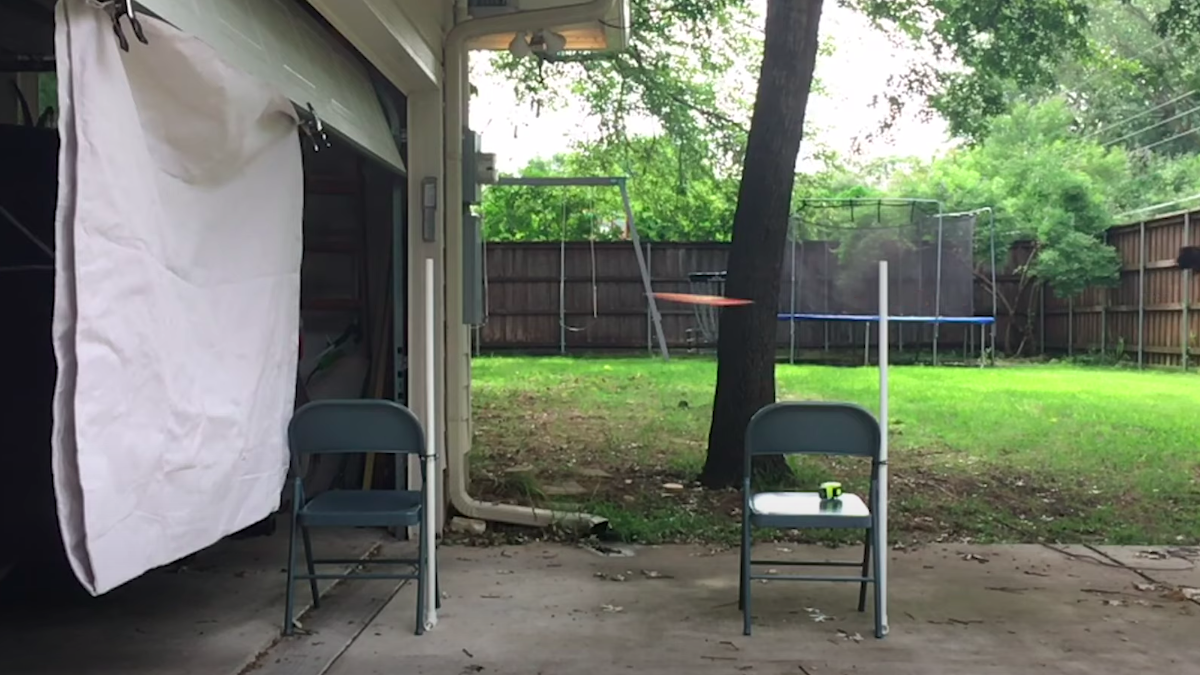
#> input picture test/diff1.png, 1200 x 675 px
$ python get_diff.py
#> lines starting #> are read from the running program, lines starting #| are printed output that depends on the picture; after the words box and inside, x2 and y2 are one past the last pixel; in counts of white or black regions, pixels touching at a corner belong together
#> further down, img1 is the input picture: shape (675, 1200, 3); mean B, G, R 103.7, 119.4, 112
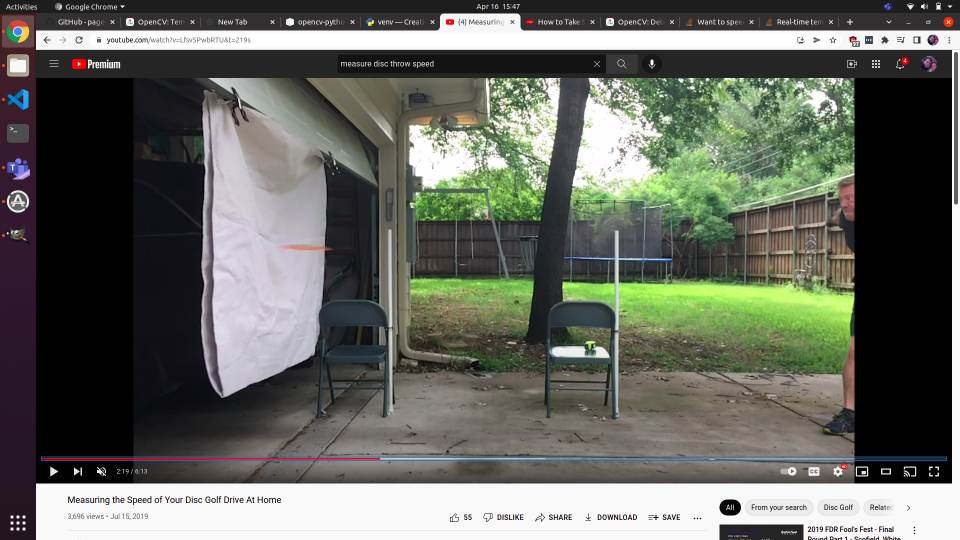
#> input picture test/diff2.png, 1920 x 1080 px (shown at 1/2 size)
#> further down, img2 is the input picture: shape (1080, 1920, 3); mean B, G, R 96.4, 104.4, 101.8
### tools.py
from collections import namedtuple
import math
import time
import numpy as np
import cv2


def crop_roi(img, roi):
#> called with roi = (110, 103, 813, 371)
    return img[int(roi[1]):int(roi[1]+roi[3]), int(roi[0]):int(roi[0]+roi[2])]
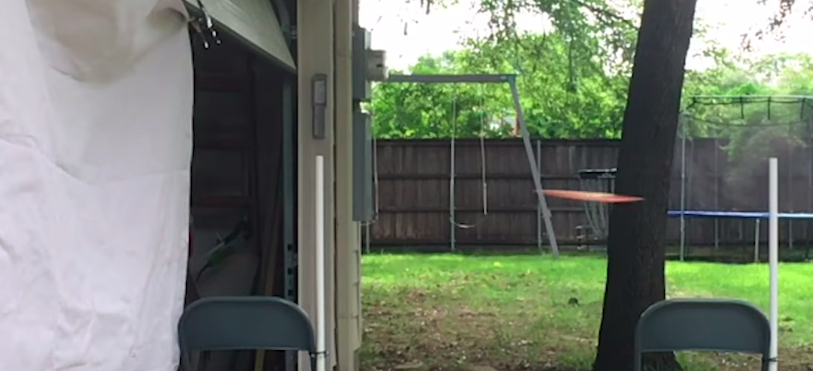
#> returned value: shape (371, 813, 3); mean of channels 0, 1, 2 111, 125, 116.6; drawn as B, G, R
#> call 2 of crop_roi, with roi = (110, 103, 813, 371)
#> in crop_roi (call 2), `return img[int(roi[1]):int(roi[1]+roi[3]), int(roi[0]):int(roi[0]+roi[..`:
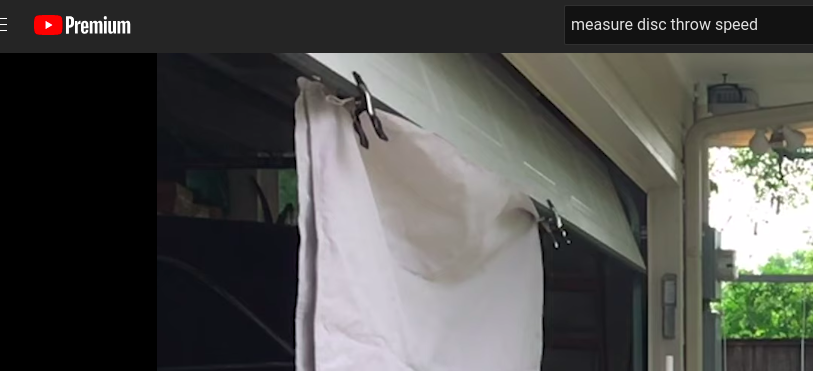
#> returned value: shape (371, 813, 3); mean of channels 0, 1, 2 76.2, 79.2, 79.2; drawn as B, G, R

def tuple_int(tpl):
    return tuple([int(x) for x in tpl])

def midpoint(pt1, pt2):
	return (int((pt1[0] + pt2[0]) * 0.5), int((pt1[1] + pt2[1]) * 0.5))

def angle(pt1, pt2):
    return math.tan((pt2[1]-pt1[1]) * 1. / (pt2[0]-pt1[0]))

def distance(pt1, pt2):
    return np.linalg.norm(np.asarray(pt1)-np.asarray(pt2))

class CircularTimeBuffer:
    # [12 lines left out: functions __init__, add, not called in this run]

    def get_prev(self, n=1):
        return self.data[(self.spot -n) % self.max_len]

    def get_prev_time(self, n=1):
        return self.time[(self.spot - n) % self.max_len]

    # [6 lines left out: function get_two, not called in this run]

    def is_full(self):
        return all([x is not None for x in self.data])

class CaptureWrapper:
    def __init__(self, cap):
        self.cap = cap

    # [6 lines left out: function read, not called in this run]


def angle(p1, p2):
    return math.tan(-1 * (p2.y-p1.y)/(p2.x-p1.x))

Point = namedtuple("Point", ["x", "y"])

### get_diff.py
import cv2
from tools import crop_roi, distance, Point
import imutils
import heapq

def process_imgs(img1, img2):
    img_diff = cv2.absdiff(img1, img2)
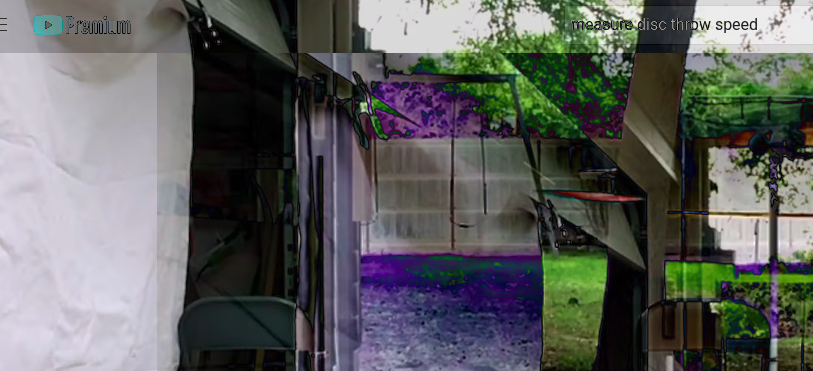
#> img_diff: shape (371, 813, 3); mean of channels 0, 1, 2 94.7, 96.8, 95.2; drawn as B, G, R
    gray_diff = cv2.cvtColor(img_diff, cv2.COLOR_BGR2GRAY)
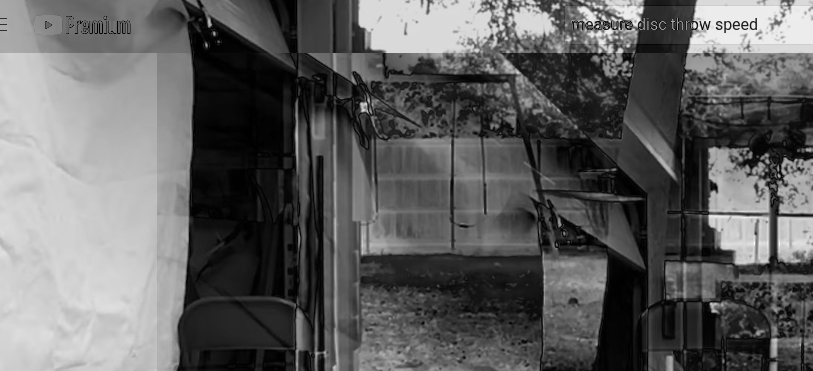
#> gray_diff: shape (371, 813); min 0, max 254, mean 96.1
    dilated = cv2.dilate(gray_diff, None, iterations=1)
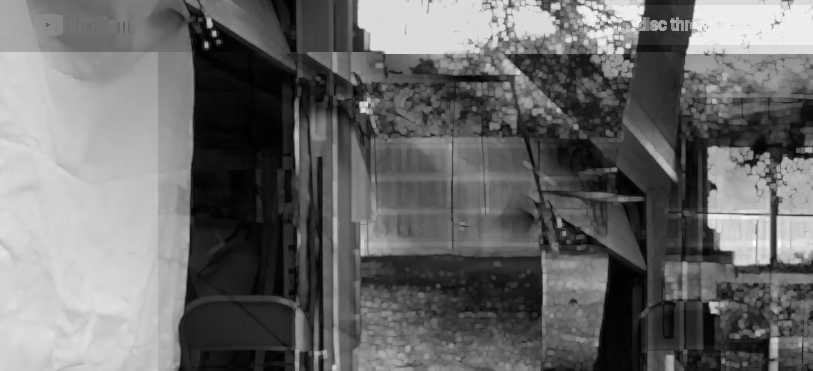
#> dilated: shape (371, 813); min 0, max 254, mean 105.9
    blurred = cv2.GaussianBlur(dilated, (9, 9), 0)
    (T, threshold) = cv2.threshold(blurred, 30, 255, cv2.THRESH_BINARY)
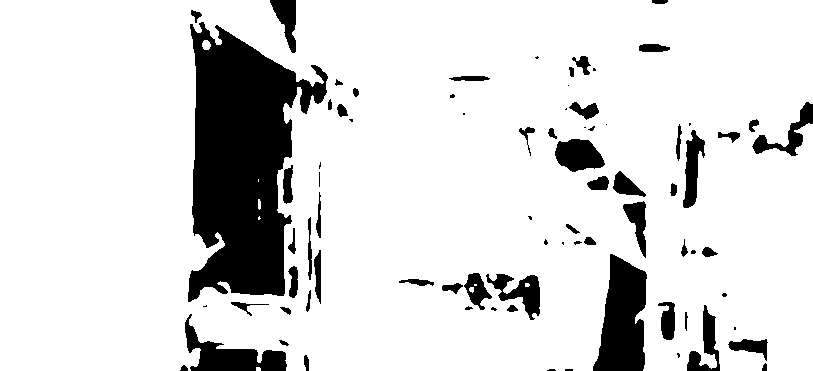
#> threshold: shape (371, 813); 86% white; 79 black regions (25 under 20 px)
    return threshold

def get_diff(img1, img2):
    """Takes two images finds the difference and returns the distance in pixels between two discs

    img2
       (cv2.Mat): Second Image to compar
       e

    Returns:
        (float, bool): The distance between discs and if at least one disc found.
    """
    processed_img = process_imgs(img1, img2)

    contours = cv2.findContours(processed_img, cv2.RETR_EXTERNAL, cv2.CHAIN_APPROX_SIMPLE)
#> contours = 2 contours, 1 with area under 20; largest, box (x1, y1, x2, y2) and area: (0, 0, 813, 371) 290625
    contours = imutils.grab_contours(contours)

    heap = []
	# compute the center of the contour
    for c in contours:
        m = cv2.moments(c)
        area = cv2.contourArea(c)

        # filter out small contours
        if area < 100:
            continue

        cX = int(m["m10"] / m["m00"])
        cY = int(m["m01"] / m["m00"])
        heapq.heappush(heap, (area, Point(cX, cY)))
#> this loop made 2 passes
#> (area, cX, cY) on pass 2: (290625, 402, 181)

    if len(heap) >= 2:
        center1 = heapq.heappop(heap)[1]
        center2 = heapq.heappop(heap)[1]
        return distance(center1, center2), True, (center1, center2)
    if len(heap) == 1:
        return None, True, None
    else:
        return None, False, None


if __name__ == '__main__':
    img1 = cv2.imread('./test/diff1.png')
    img2 = cv2.imread('./test/diff2.png')
    # roi = cv2.selectROI(img1)
    roi = (110, 103, 813, 371)
    dist, found_disc, centers  = get_diff(crop_roi(img1, roi), crop_roi(img2, roi))
#> found_disc = True

#> (the run stopped early here; a loop or call above may not have finished)
